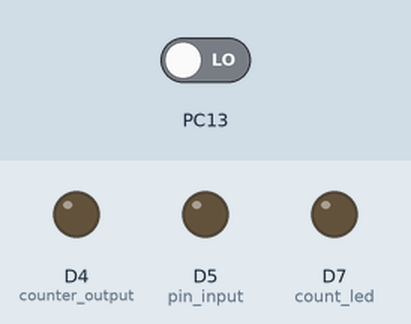
Recording of a sketch running on a simulated STM32 Nucleo. Shown: output pins drawn as LEDs (lit = HIGH). The test bench sets the inputs (shaded band); at power-on: PC13 LOW. What the sketch prints to the serial monitor is not drawn.

Above: at 1.2 s.
1.3 s: PC13 driven HIGH
At 2.0 s:
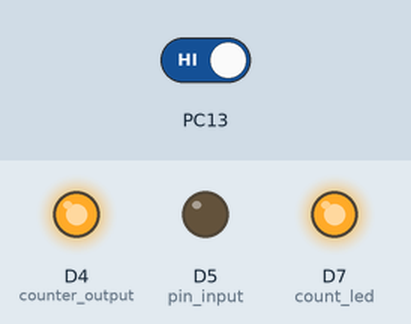
2.8 s: PC13 driven LOW
At 4.1 s:
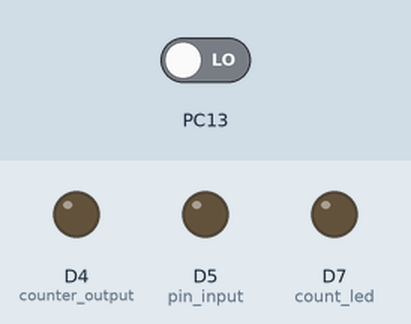
Timing chart, 0 to 5.8 s (numbered marks = the images above; inputs shaded):
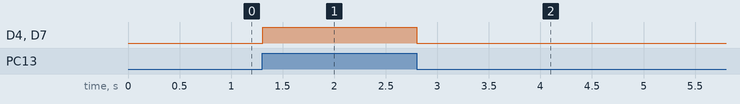

The sketch:

wd21000_cs_counter.ino
```cpp
/*
 WD21000 project CS# counter for digital analiser sync.
 Target board: Nucleo-64, F091RC
 Programming via Mass Storage
 Serial enabled
*/

#define pin_input  D5

#define cs3_input D2 // CS3# form HDD input
#define counter_output D4
#define count_led D7 // ouput

uint8_t last_input = 0;
uint32_t cs3_event_counter = 0;
uint16_t timer3CH1CounterValue;

uint32_t channel_1;
HardwareTimer *MyTim1;
volatile uint32_t LastCapture = 0, CurrentCapture;
uint8_t state = 0;
uint32_t isInputCapture = 0;
uint8_t inputCaptureWait = 0;
int32_t monitor_time = 0;
bool operation_stop = true;

void InputCapture_IT_callback(void)
{
  if(operation_stop) return;
  //
  CurrentCapture = MyTim1->getCaptureCompare(channel_1);
  int32_t delta = CurrentCapture - LastCapture;
  LastCapture = CurrentCapture;
  isInputCapture++;
  if(isInputCapture >= 9) {
    operation_stop = true;
    digitalWrite(counter_output, HIGH); // Включение светодиода
    digitalWrite(count_led, HIGH); // Включение светодиода
  }
}

void Rollover_IT_callback(void)
{
  state = 0;
}

void setup() {
  Serial.begin(115200);

  // Настройка вывода управления светодиодом (используется вывод микроконтроллер PA5)
  pinMode(counter_output, OUTPUT);
  pinMode(count_led, OUTPUT);
  // Настройка входа контроля состояния кнопки (используется вывод микроконтроллер PС13)
  pinMode(PC13, INPUT);

  // Automatically retrieve TIM instance and channel associated to pin
  // This is used to be compatible with all STM32 series automatically.
  TIM_TypeDef *Instance1 = (TIM_TypeDef *)pinmap_peripheral(digitalPinToPinName(pin_input), PinMap_PWM);
  channel_1 = STM_PIN_CHANNEL(pinmap_function(digitalPinToPinName(pin_input), PinMap_PWM));
  // Instantiate HardwareTimer object. Thanks to 'new' instantiation, HardwareTimer is not destructed when setup() function is finished.
  MyTim1 = new HardwareTimer(Instance1);
  // stop the timer before configuring them
  MyTim1->pause();
  // Configure rising edge detection to measure frequency
  MyTim1->setMode(channel_1, TIMER_INPUT_CAPTURE_RISING, pin_input);
  // With a PrescalerFactor = 1, the minimum frequency value to measure is : TIM counter clock / CCR MAX
  //  = (SystemCoreClock) / 65535
  // Example on Nucleo_L476RG with systemClock at 80MHz, the minimum frequency is around 1,2 khz
  // To reduce minimum frequency, it is possible to increase prescaler. But this is at a cost of precision.
  // The maximum frequency depends on processing of the interruption and thus depend on board used
  // Example on Nucleo_L476RG with systemClock at 80MHz the interruption processing is around 4,5
  // microseconds and thus Max frequency is around 220kHz
  uint32_t PrescalerFactor = 1;
  MyTim1->setPrescaleFactor(PrescalerFactor);
  MyTim1->setOverflow(0x10000); // Max Period value to have the largest possible time to detect rising edge and avoid timer rollover
  MyTim1->attachInterrupt(channel_1, InputCapture_IT_callback);
  MyTim1->attachInterrupt(Rollover_IT_callback);
  MyTim1->resume();
  //
  digitalWrite(count_led, LOW);
  digitalWrite(counter_output, LOW);
  //
  Serial.println("WD21000 CS# counter");
  Serial.println("Ver: 2022.03.22-2 ");
  Serial.println((String)"TIM Frequency = " + MyTim1->getTimerClkFreq());
  //
  operation_stop = false;
}

void loop()
{
  if(digitalRead(PC13) == LOW) {    // Проверка состояния кнопки
    digitalWrite(counter_output, LOW);
    digitalWrite(count_led, LOW);
    isInputCapture = 0;
    operation_stop = false;
  }
}
```

Measured:
- after the input at 1.3 s, D4 (counter_output), D7 (count_led): LOW → HIGH at once
- after the input at 2.8 s, D4 (counter_output), D7 (count_led): HIGH → LOW at once
